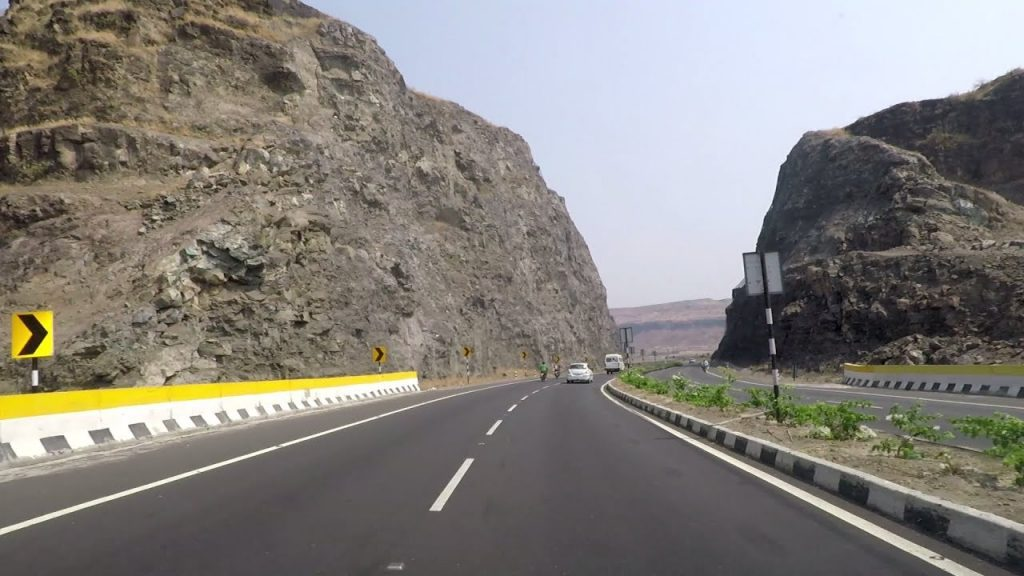
#> input picture LAB1/pune-shirdi-highway-1024x576.jpeg, 1024 x 576 px
$ jupyter execute vanishingPoint_LAK.ipynb   (shell and % lines are left out)
#> lines starting #> are read from the running program, lines starting #| are printed output that depends on the picture
[cell 1]
import cv2
import math
import numpy as np
import matplotlib.pyplot as plt
#https://en.wikipedia.org/wiki/Vanishing_point

[cell 2]
image = cv2.imread('pune-shirdi-highway-1024x576.jpeg')
#> image is the input picture: shape (576, 1024, 3); mean B, G, R 122.9, 128, 131.7
image = cv2.cvtColor(image,cv2.COLOR_BGR2RGB)

[cell 3]
plt.imshow(image)

[cell 4]
gray = cv2.cvtColor(image, cv2.COLOR_RGB2GRAY)
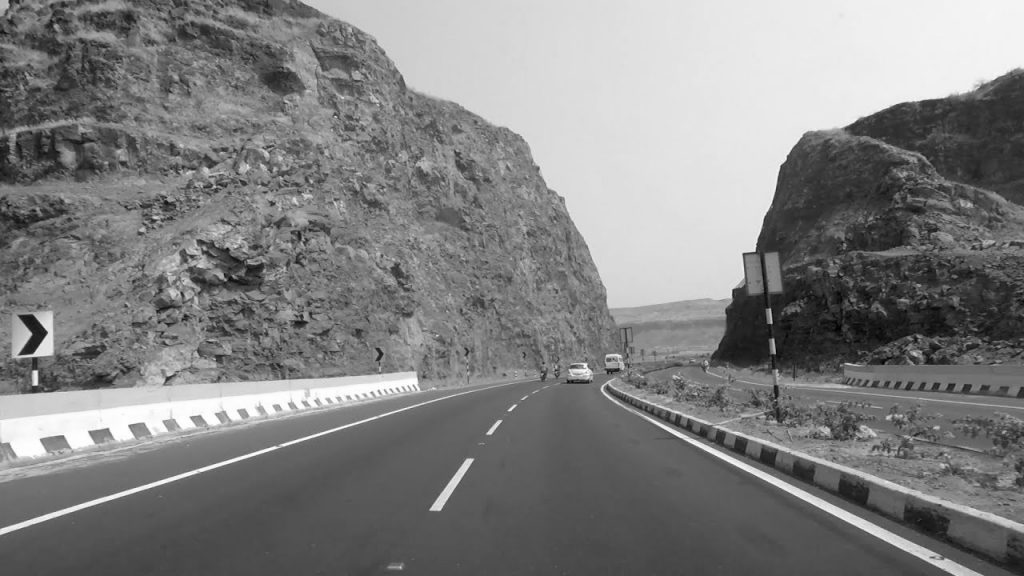
#> gray: shape (576, 1024); min 1, max 255, mean 128.5

[cell 5]
blurGray = cv2.GaussianBlur(gray, (5, 5), 1)
# Generating Edge image
edgeGray = cv2.Canny(blurGray, 40, 255)
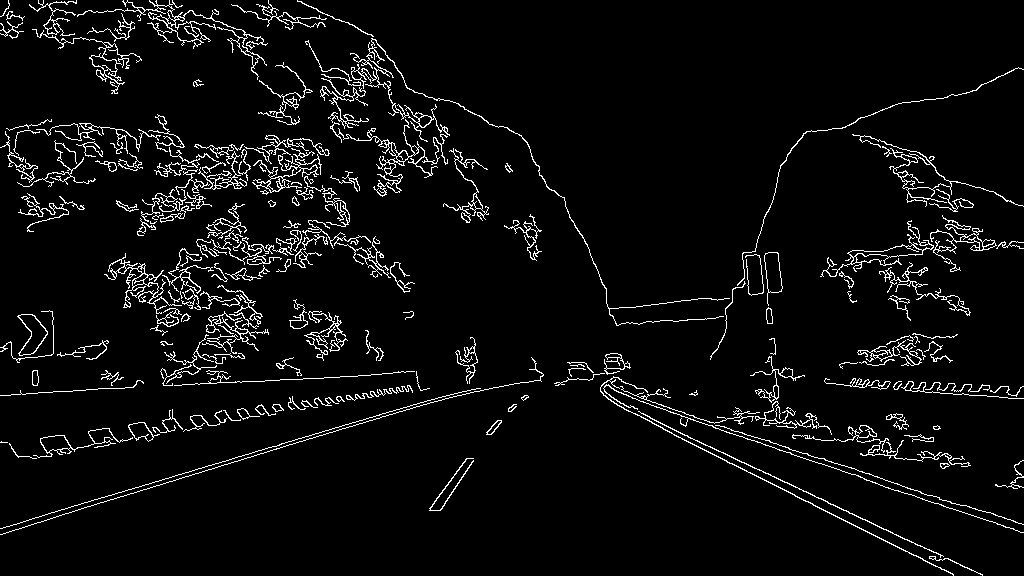
#> edgeGray: shape (576, 1024); 4.9% white in thin lines or dots

# Finding Lines in the image
lines = cv2.HoughLinesP(edgeGray, 1, np.pi / 180, 50, 10, 15)
#> lines = 25 rows, first 6: [727, 455, 755, 468], [790, 453, 820, 463], [749, 472, 895, 546], [238, 460, 280, 447], [846, 511, 893, 533], [68, 507, 83, 503]
lines.shape
#> Out = (25, 1, 4)

[cell 6]
plt.imshow(edgeGray)

[cell 7]
_image = image.copy()
for Line in np.squeeze(lines):
            cv2.line(_image, (Line[0], Line[1]), (Line[2], Line[3]), (0, 255, 0), 2)
#> this loop made 25 passes
#> Line on passes 1 to 12: [727, 455, 755, 468], [790, 453, 820, 463], [749, 472, 895, 546], [238, 460, 280, 447], [846, 511, 893, 533], [68, 507, 83, 503], [950, 508, 966, 513], [156, 481, 182, 473], [54, 391, 85, 390], [761, 443, 776, 448], [756, 468, 815, 496], [316, 433, 334, 428]

[cell 8]
plt.imshow(_image)
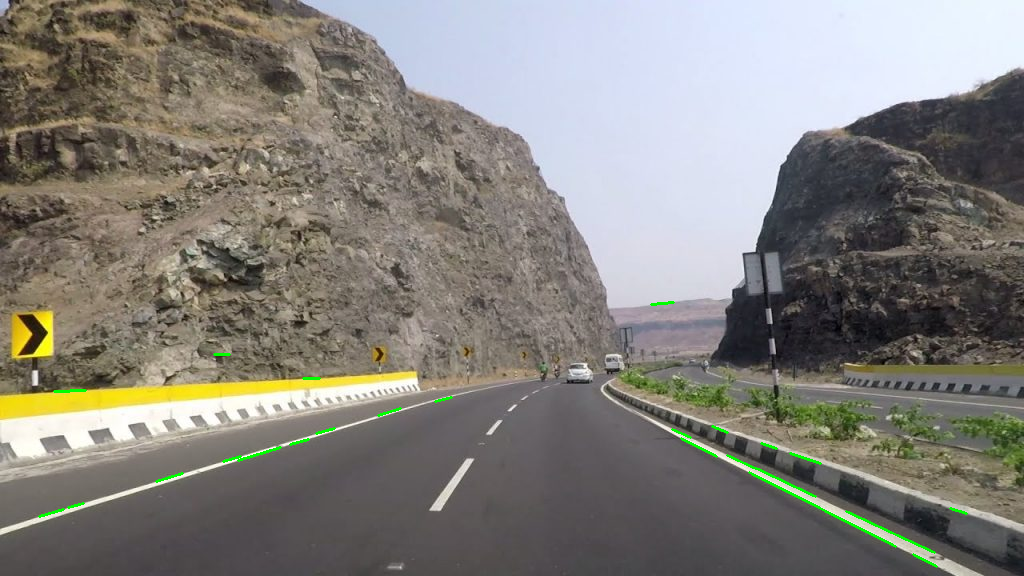
#> shown: shape (576, 1024, 3); mean R, G, B 131, 128.4, 122.4

[cell 9]
def FilterLines(Lines):
    FinalLines = []

    for Line in Lines:
        [[x1, y1, x2, y2]] = Line

        # Calculating equation of the line: y = mx + c
        #TODO
        m = (y2 - y1)/(x2 - x1)
        c = y1 - ((y2 - y1)/(x2 - x1)) * x1


        # theta from SLOPE
        theta = np.degrees(np.arctan(abs(m)))     #TODO

        # Rejecting lines of slope near to 0 degree or 90 degree and storing others
        if REJECT_DEGREE_TH <= abs(theta) <= (90 - REJECT_DEGREE_TH):
            l = np.sqrt((x2 - x1) ** 2 + (y2 - y1) ** 2)     #TODO   # length of the line
            FinalLines.append([x1, y1, x2, y2, m, c, l])
#> this loop made 25 passes
#> (x1, y1, x2, y2, m, c, theta, l) on passes 1, 2, 3, 4, 5, 6, 7, 8, 10, 11, 12, 13: (727, 455, 755, 468, 0.464, 117.5, 24.9, 30.87), (790, 453, 820, 463, 0.333, 189.7, 18.43, 31.62), (749, 472, 895, 546, 0.507, 92.37, 26.88, 163.7), (238, 460, 280, 447, -0.31, 533.7, 17.2, 43.97), (846, 511, 893, 533, 0.468, 115, 25.08, 51.89), (68, 507, 83, 503, -0.267, 525.1, 14.93, 15.52), (950, 508, 966, 513, 0.312, 211.1, 17.35, 16.76), (156, 481, 182, 473, -0.308, 529, 17.1, 27.2), (761, 443, 776, 448, 0.333, 189.3, 18.43, 15.81), (756, 468, 815, 496, 0.475, 109.2, 25.39, 65.31), (316, 433, 334, 428, -0.278, 520.8, 15.52, 18.68), (290, 444, 308, 439, -0.278, 524.6, 15.52, 18.68)
#> (x1, y1, x2, y2, m, c, theta) on passes 9, 20, 25: (54, 391, 85, 390, -0.0323, 392.7, 1.85), (303, 378, 319, 378, 0, 378, 0), (214, 354, 229, 354, 0, 354, 0)
#> after the loop, FinalLines = 22 items


    # Removing extra lines
    # (we might get many lines, so we are going to take only longest 15 lines
    # for further computation because more than this number of lines will only
    # contribute towards slowing down of our algo.)
    if len(FinalLines) > 15:
        #SORT on length
        FinalLines = FinalLines[:15]
#> FinalLines = 15 items

    return FinalLines

[cell 10]
REJECT_DEGREE_TH = 4.0

[cell 11]
lines = FilterLines(lines)
#> lines = 15 items

[cell 12]
np.asarray(lines).shape
#> Out = (15, 7)

[cell 13]
def GetVanishingPoint(Lines):
    # We will apply RANSAC inspired algorithm for this. We will take combination
    # of 2 lines one by one, find their intersection point, and calculate the
    # total error(loss) of that point. Error of the point means root of sum of
    # squares of distance of that point from each line.
    VanishingPoint = None
    MinError = 100000000000

    for i in range(len(Lines)):
        for j in range(i+1, len(Lines)):
            m1, c1 = Lines[i][4], Lines[i][5]   # a -> m1 ; b -> c1
            m2, c2 = Lines[j][4], Lines[j][5]   # c -> m2 ; d -> c2

            #TODO GET THE INTERSECTION
            if m1 != m2:
              x0 = (c2 - c1) / (m1 - m2)
              y0 = m1 * x0 + c1

              err = 0
              for k in range(len(Lines)):
                  #TODO GET THE ERROR
                  err += np.abs(y0 - (Lines[k][4]*x0) - Lines[k][5])/np.sqrt(1+Lines[k][4]**2)

              err = math.sqrt(err)

              if MinError > err:
                  MinError = err
                  VanishingPoint = [x0, y0]
#> this loop made 15 passes
#> after the loop, MinError = 7.53; VanishingPoint = [544, 369.7]

    return VanishingPoint

[cell 14]
vanishingPoint = GetVanishingPoint(lines)
#> vanishingPoint = [544, 369.7]
vanishingPoint
#> Out = [544, 369.7]

[cell 15]
_=cv2.circle(_image, (int(vanishingPoint[0]), int(vanishingPoint[1])), 10, (0, 0, 255), -1)

[cell 16]
plt.imshow(_image)
